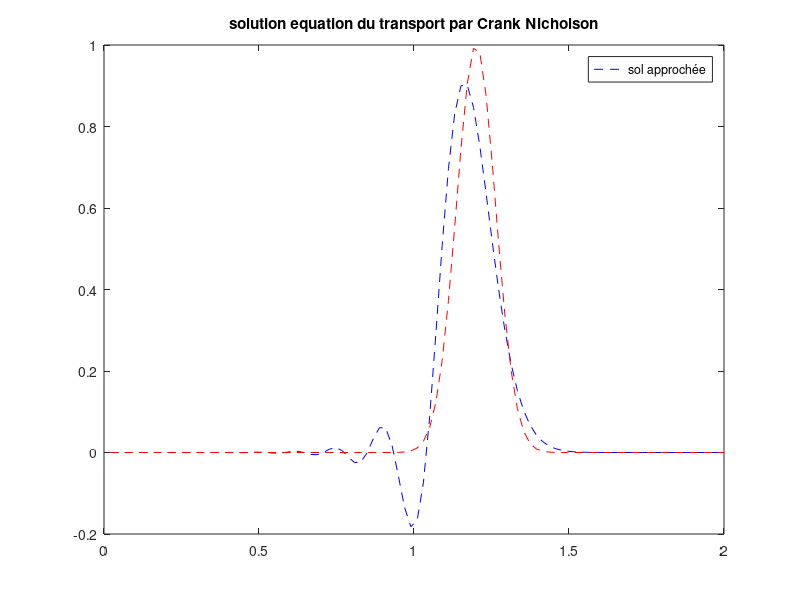

Source code (MATLAB):
clear all;
a = 0;
b = 2;%%
T = 1.;
M = 99;
k = 0.01;
h=(b-a)/M;
ksurh = k/h;
N=T/k;  
beta=1.;
x= a + (1:M)*h;
u0 = exp(-5*((5*x-1).^2));
uan = exp(-5*((5*(x-beta*T)-1).^2));

% We need to write the system as A*Unew = B*Uold

uold = u0';
unew = u0';
n = 10;
A = full(gallery('tridiag',M,-k*beta/(4*h),1,k*beta/(4*h)));
B = full(gallery('tridiag',M,k*beta/(4*h),1,-k*beta/(4*h)));

for i=1:N;
    unew = inv(A)*B*uold;
    % on approche unew(M+1) selon le schéma de courant
    unew(M) = (1 - k*beta/h)*uold(M) +(k*beta/h)*uold(M-1);
    uold = unew;
end

plot(x, unew, '--b',x,uan,'--r');
legend('sol approchée');
title('solution equation du transport par Crank Nicholson');
hold off